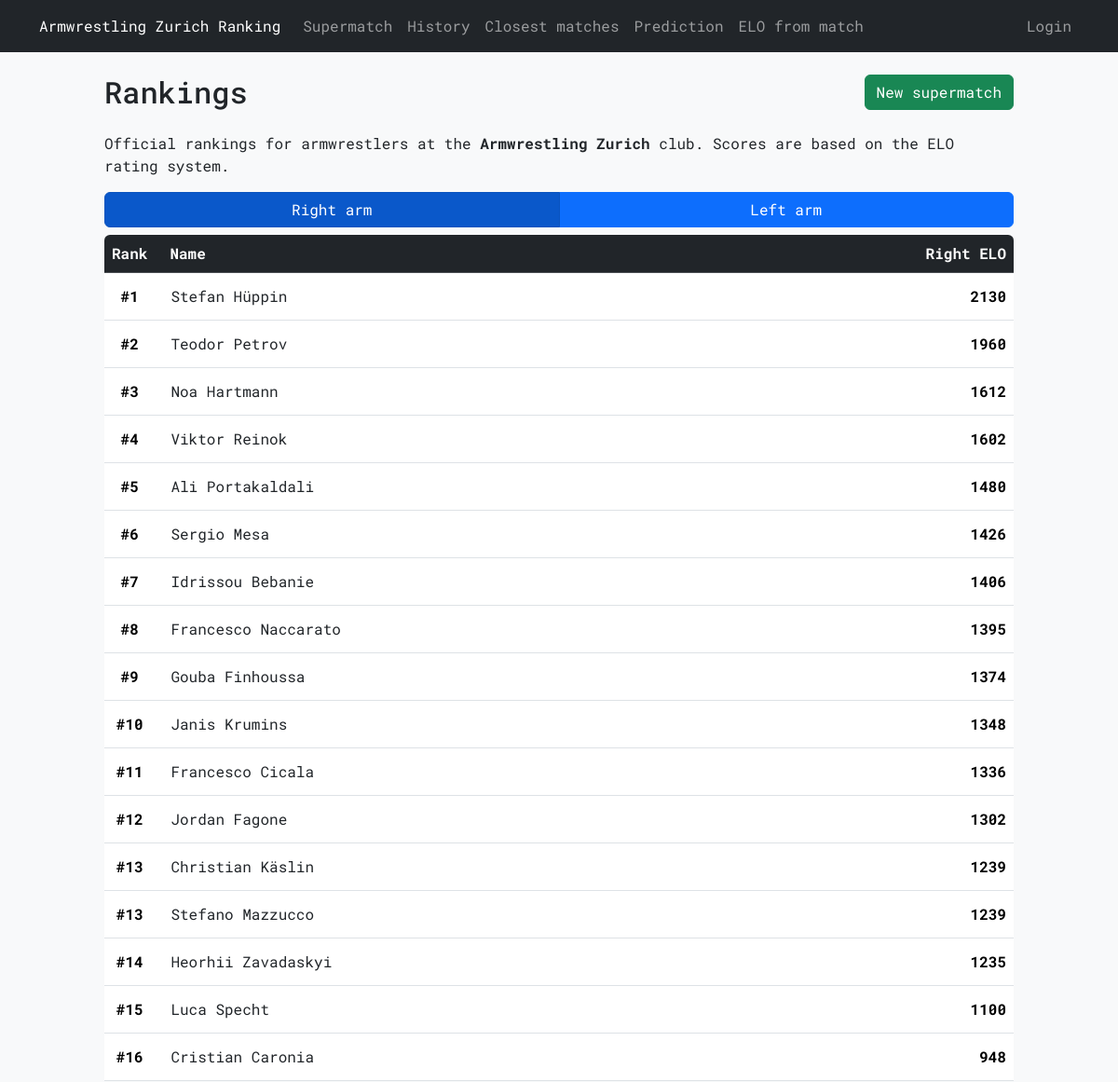
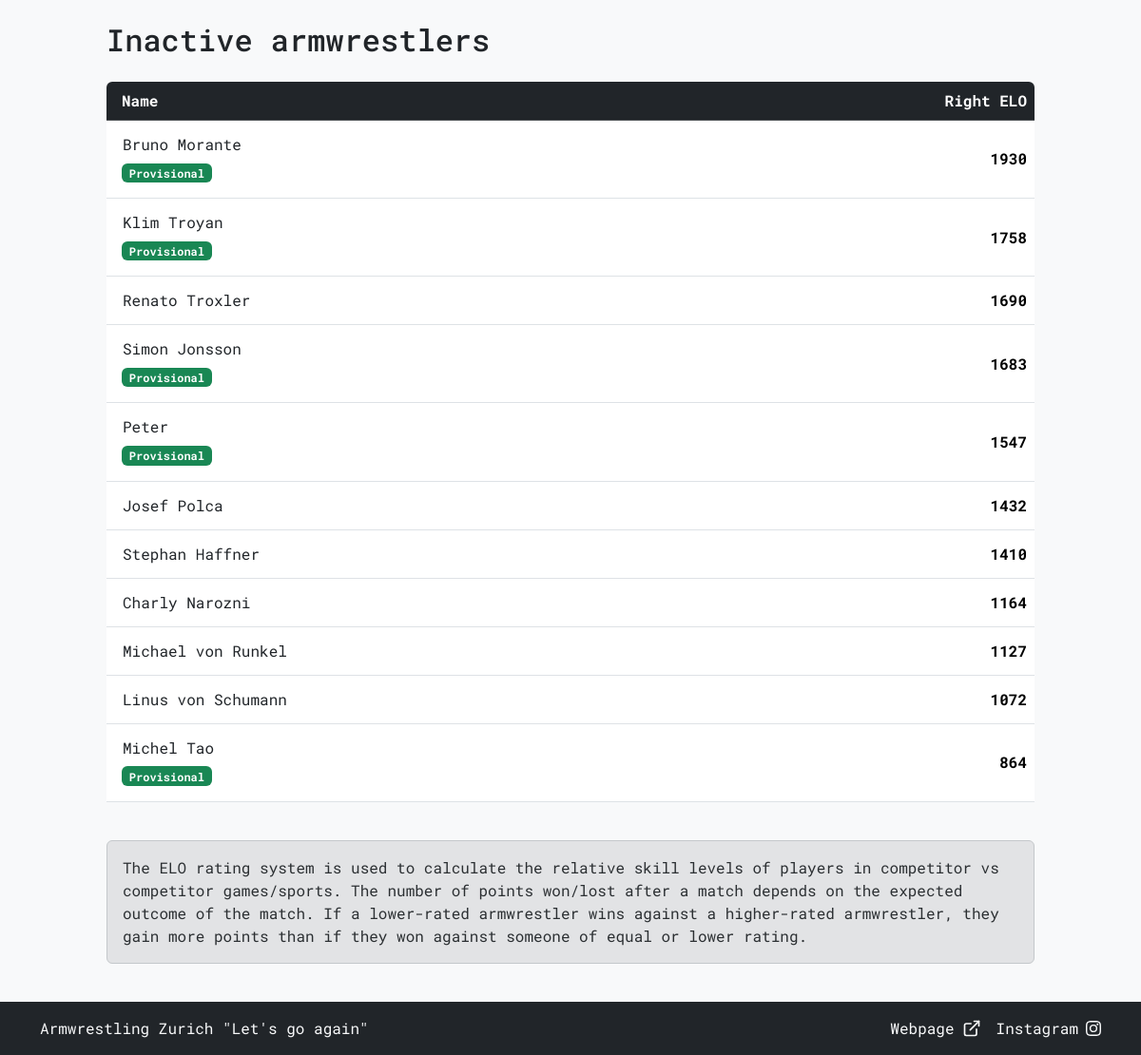
The page / on the database its author committed (2 pictures, top to bottom).
### tables this page shows
CREATE TABLE "armwrestlers" (
    id INTEGER PRIMARY KEY AUTOINCREMENT,
    name TEXT NOT NULL UNIQUE,
    right_elo INTEGER NOT NULL,
    left_elo INTEGER NOT NULL,
    right_rank INTEGER,
    left_rank INTEGER,
    added_by TEXT NOT NULL,
    active_until DATE NOT NULL,
    last_edited_by TEXT,
    FOREIGN KEY (added_by) REFERENCES users(username)
);

CREATE TABLE "armwrestler_badges" (
    armwrestler_id INTEGER NOT NULL,
    badge_id INTEGER NOT NULL,
    arm TEXT NOT NULL CHECK (arm IN ('right', 'left')),
    assigned_date DATE NOT NULL DEFAULT CURRENT_TIMESTAMP,
    assigned_by TEXT,
    PRIMARY KEY (armwrestler_id, badge_id, arm),
    FOREIGN KEY (armwrestler_id) REFERENCES armwrestlers(id) ON DELETE CASCADE,
    FOREIGN KEY (badge_id) REFERENCES badges(id) ON DELETE CASCADE
);

CREATE TABLE "badges" (
    id INTEGER PRIMARY KEY AUTOINCREMENT,
    name TEXT NOT NULL UNIQUE,
    color TEXT NOT NULL
);

### armelo_app.py (the view)
@app.route("/")
@app.route("/<any(right, left):arm>")
def ranking(arm='right'):
    rank_column = 'right_rank' if arm == 'right' else 'left_rank'
    elo_column = 'right_elo' if arm == 'right' else 'left_elo'
    current_user = session.get('username', None)
    update_ranks()
    active_armwrestlers = db_execute('''
        SELECT {0}, id, name, {1} FROM armwrestlers
        WHERE active_until >= DATE('now') ORDER BY {0} ASC
    '''.format(rank_column, elo_column))
    inactive_armwrestlers = db_execute('''
        SELECT id, name, {0} FROM armwrestlers
        WHERE active_until < DATE('now') ORDER BY {1} DESC
    '''.format(elo_column, elo_column))
    badge_data = db_execute('''
        SELECT armwrestler_badges.armwrestler_id, badges.name, badges.color
        FROM armwrestler_badges
        JOIN badges ON armwrestler_badges.badge_id = badges.id
        WHERE armwrestler_badges.arm = ?
    ''', arm)
    armwrestler_badges_dict = {}
    for aw_id, bname, bcolor in badge_data:
        if aw_id not in armwrestler_badges_dict:
            armwrestler_badges_dict[aw_id] = []
        armwrestler_badges_dict[aw_id].append((bname, bcolor))
    template_data = {
        'active_armwrestlers': active_armwrestlers,
        'inactive_armwrestlers': inactive_armwrestlers,
        'current_user': current_user,
        'arm': arm,
        'armwrestler_badges_dict': armwrestler_badges_dict
    }
    if request.headers.get('HX-Request'):
        return render_template('ranking_partial.html', **template_data)
    return render_template('ranking.html', **template_data)

### armelo_app.py (called while the page is built)
@app.context_processor
def inject_user():
    username = session.get('username')
    return dict(username=username)

### config.py (called while the page is built)
def get_db():
    db = getattr(g, '_database', None)
    if db is None:
        db = g._database = sqlite3.connect(DATABASE)
    return db

def db_execute(query, *args):
    db = get_db()
    cur = db.cursor()
    cur.execute(query, args)
    if query.strip().upper().startswith(("SELECT", "WITH")):
        rv = cur.fetchall()
        cur.close()
        return rv
    else:
        db.commit()
        cur.close()

### helpers.py (called while the page is built)
def update_ranks():
    query_update_ranks = '''
    WITH
        ranked_right AS (
            SELECT id, DENSE_RANK() OVER (ORDER BY right_elo DESC) AS right_rank
            FROM armwrestlers
            WHERE active_until >= DATE('now')
        ),
        ranked_left AS (
            SELECT id, DENSE_RANK() OVER (ORDER BY left_elo DESC) AS left_rank
            FROM armwrestlers
            WHERE active_until >= DATE('now')
        )
    UPDATE armwrestlers
    SET
        right_rank = (SELECT right_rank FROM ranked_right WHERE ranked_right.id = armwrestlers.id),
        left_rank = (SELECT left_rank FROM ranked_left WHERE ranked_left.id = armwrestlers.id);
    '''
    query_nullify_ranks = '''
    UPDATE armwrestlers SET right_rank = NULL, left_rank = NULL
    WHERE active_until < DATE('now');
    '''
    db_execute(query_update_ranks)
    db_execute(query_nullify_ranks)

### templates/ranking.html (shortened to what this page needs)
{% extends "layout.html" %}
{% block content %}
<div class="d-flex justify-content-between">
    <h2 class="mb-4">Rankings</h2>
    <form action="{{ url_for('supermatch') }}" method="POST">
        <button type="submit" class="btn btn-success">New supermatch</button>
    </form>
</div>
<p>Official rankings for armwrestlers at the <strong>Armwrestling Zurich</strong> club. Scores are based on the ELO rating system.</p>
<div id="rankings">
    {% include 'ranking_partial.html' %}
</div>
<div class="alert alert-secondary" role="alert">
    The ELO rating system is used to calculate the relative skill levels of players in competitor vs competitor games/sports.
    The number of points won/lost after a match depends on the expected outcome of the match.
    If a lower-rated armwrestler wins against a higher-rated armwrestler, they gain more points than if they won against someone of equal or lower rating.
</div>
{% endblock %}

### templates/ranking_partial.html (shortened to what this page needs)
<div class="btn-group btn-group-toggle mb-2 w-100" data-toggle="buttons">
    <a href="{{ url_for('ranking', arm='right') }}"
       class="btn btn-primary w-50 {{ 'active' if arm == 'right' else '' }}"
       role="button"
       hx-get="{{ url_for('ranking', arm='right') }}"
       hx-target="#rankings"
       hx-swap="innerHTML"
       aria-pressed="{{ 'true' if arm == 'right' else 'false' }}">Right arm</a>
    <a href="{{ url_for('ranking', arm='left') }}"
       class="btn btn-primary w-50 {{ 'active' if arm == 'left' else '' }}"
       role="button"
       hx-get="{{ url_for('ranking', arm='left') }}"
       hx-target="#rankings"
       hx-swap="innerHTML"
       aria-pressed="{{ 'true' if arm == 'left' else 'false' }}">Left arm</a>
</div>
<div class="table-responsive rounded mb-2">
    <table class="table table-hover">
        <thead class="table-dark">
            <tr>
                <th>Rank</th>
                <th class="ps-3 w-100">Name</th>
                <th class="text-end text-nowrap">{{ "Right ELO" if arm == 'right' else "Left ELO" }}</th>
            </tr>
        </thead>
        <tbody>
            {% for armwrestler in active_armwrestlers %}
            <tr>
                <td class="align-middle text-center"><strong>#{{ armwrestler[0] }}</strong></td>
                <td class="align-middle w-100">
                    <a href="{{ url_for('view_member', id=armwrestler[1]) }}" class="btn btn-generic text-start px-2 py-1 m-0">
                        {{ armwrestler[2] }}
                    </a>
                </td>
                <td class="align-middle text-end"><strong>{{ armwrestler[3] }}</strong></td>
            </tr>
            {% endfor %}
        </tbody>
    </table>
</div>
<h2 class="mb-4">Inactive armwrestlers</h2>
<div class="table-responsive rounded mb-4">
    <table class="table table-hover">
        <thead class="table-dark">
            <tr>
                <th class="ps-3 w-100">Name</th>
                <th class="text-end text-nowrap">{{ "Right ELO" if arm == 'right' else "Left ELO" }}</th>
            </tr>
        </thead>
        <tbody>
            {% for armwrestler in inactive_armwrestlers %}
            <tr>
                <td class="align-middle w-100">
                    <a href="{{ url_for('view_member', id=armwrestler[0]) }}" class="btn btn-generic text-start px-2 py-1 m-0">
                        {{ armwrestler[1] }}
                    </a>
                    {% if armwrestler[0] in armwrestler_badges_dict %}
                        <div>
                        {% for bname, bcolor in armwrestler_badges_dict[armwrestler[0]] %}
                            <span class="badge ms-2 mb-2 {{ bcolor }}">{{ bname }}</span>
                        {% endfor %}
                        </div>
                    {% endif %}
                </td>
                <td class="align-middle text-end"><strong>{{ armwrestler[2] }}</strong></td>
            </tr>
            {% endfor %}
        </tbody>
    </table>
</div>

### static/styles.css (style rules this page uses)
* { font-family: 'Roboto Mono', monospace; }
html, body { height: 100%; scrollbar-width: none; -ms-overflow-style: none; }
body { display: flex; flex-direction: column; }
.btn-generic { --bs-btn-bg: transparent; --bs-btn-border-color: transparent; --bs-btn-hover-bg: transparent; --bs-btn-hover-border-color: var(--bs-secondary); --bs-btn-active-border-color: var(--bs-secondary); --bs-btn-active-bg: transparent; }

### rows shown on the page
armwrestlers: right_rank "1", name "Stefan Hüppin", right_elo "2130"
armwrestlers: right_rank "2", name "Teodor Petrov", right_elo "1960"
armwrestlers: right_rank "3", name "Noa Hartmann", right_elo "1612"
armwrestlers: right_rank "4", name "Viktor Reinok", right_elo "1602"
armwrestlers: right_rank "5", name "Ali Portakaldali", right_elo "1480"
armwrestlers: right_rank "6", name "Sergio Mesa", right_elo "1426"
armwrestlers: right_rank "7", name "Idrissou Bebanie", right_elo "1406"
armwrestlers: right_rank "8", name "Francesco Naccarato", right_elo "1395"
armwrestlers: right_rank "9", name "Gouba Finhoussa", right_elo "1374"
armwrestlers: right_rank "10", name "Janis Krumins", right_elo "1348"
armwrestlers: right_rank "11", name "Francesco Cicala", right_elo "1336"
armwrestlers: right_rank "12", name "Jordan Fagone", right_elo "1302"
armwrestlers: right_rank "13", name "Christian Käslin", right_elo "1239"
armwrestlers: right_rank "13", name "Stefano Mazzucco", right_elo "1239"
armwrestlers: right_rank "14", name "Heorhii Zavadaskyi", right_elo "1235"
armwrestlers: right_rank "15", name "Luca Specht", right_elo "1100"
armwrestlers: right_rank "16", name "Cristian Caronia", right_elo "948"
armwrestlers: name "Bruno Morante", right_elo "1930"
armwrestler_badges: name "Provisional"
armwrestlers: name "Klim Troyan", right_elo "1758"
armwrestler_badges: name "Provisional"
armwrestlers: name "Renato Troxler", right_elo "1690"
armwrestlers: name "Simon Jonsson", right_elo "1683"
armwrestler_badges: name "Provisional"
armwrestlers: name "Peter", right_elo "1547"
armwrestler_badges: name "Provisional"
armwrestlers: name "Josef Polca", right_elo "1432"
armwrestlers: name "Stephan Haffner", right_elo "1410"
armwrestlers: name "Charly Narozni", right_elo "1164"
armwrestlers: name "Michael von Runkel", right_elo "1127"
armwrestlers: name "Linus von Schumann", right_elo "1072"
armwrestlers: name "Michel Tao", right_elo "864"
armwrestler_badges: name "Provisional"

### other values the page prints
{{ "Right ELO" if arm == 'right' else "Left ELO" }} "Right ELO"
